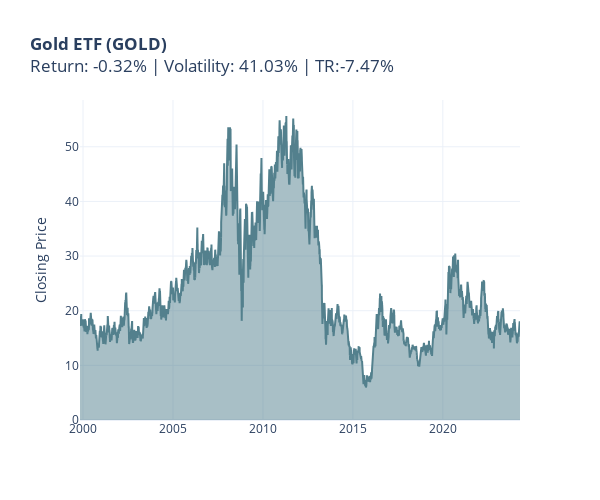
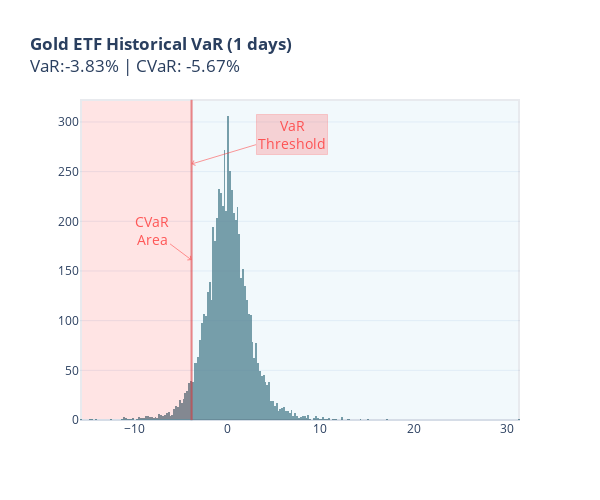

Notebook source saved alongside these figures, in order:
### Code cell
g = Security(
    name ='Gold ETF',
    identifier ='GOLD',
    key = KEY,
    conf_level = CONF_LEVEL, 
    time_horizen = TIME_HORIZEN
)

# get historical data
g.get_historical_price_data()

# # calc Value-at-Risk
# g.calc_HistVaR()
# g.calc_HistCVaR()

# # plots
print(g)
g.plot_prices()
g.plot_histograms()

### Figure 1 — Plotly figure (JSON) as saved in the notebook; plotly's stock layout.template omitted (floating-point values rounded to 4 significant figures; data arrays with more than 128 entries replaced by an {"elided": "..."} marker saying what was removed)
{"data": [{"fill": "tozeroy", "fillcolor": "rgba(83,128,141,0.5)", "hovertemplate": "Date:%{x} Closing Price:%{y:,.0f}", "line": {"color": "rgb(83,128,141)", "width": 2}, "type": "scatter", "x": {"elided": "6153 str values"}, "y": {"elided": "6153 float values"}}], "layout": {"height": 500, "title": {"text": "<b>Gold ETF (GOLD)</b><br>Return: -0.32% | Volatility: 41.03% | TR:-7.47%"}, "width": 600, "yaxis": {"title": {"text": "Closing Price"}}}}

### Figure 2 — Plotly figure (JSON) as saved in the notebook; plotly's stock layout.template omitted (floating-point values rounded to 4 significant figures; data arrays with more than 128 entries replaced by an {"elided": "..."} marker saying what was removed)
{"data": [{"marker": {"color": "rgba(83,128,141,0.8)"}, "type": "histogram", "x": {"elided": "6152 float values"}}], "layout": {"annotations": [{"arrowcolor": "rgba(255,51,51,.5)", "arrowhead": 4, "ax": 100, "bgcolor": "rgba(255,51,51,.2)", "bordercolor": "rgba(255,51,51,.2)", "font": {"color": "rgba(255,51,51,0.8)", "size": 14}, "showarrow": true, "text": "VaR<br>Threshold", "x": -3.834, "xref": "x", "y": 0.8, "yref": "paper"}, {"arrowcolor": "rgba(255,51,51,.5)", "arrowhead": 4, "ax": -40, "font": {"color": "rgba(255,51,51,0.8)", "size": 14}, "showarrow": true, "text": "CVaR<br>Area", "x": -3.834, "xref": "x", "y": 0.5, "yref": "paper"}], "height": 500, "shapes": [{"fillcolor": "red", "opacity": 0.1, "type": "rect", "x0": -15.7, "x1": -3.834, "xref": "x", "y0": 0, "y1": 1, "yref": "paper"}, {"fillcolor": "skyblue", "opacity": 0.1, "type": "rect", "x0": -3.834, "x1": 31.31, "xref": "x", "y0": 0, "y1": 1, "yref": "paper"}, {"line": {"color": "rgba(255,51,51,.5)"}, "type": "line", "x0": -3.834, "x1": -3.834, "xref": "x", "y0": 0, "y1": 1, "yref": "paper"}], "title": {"text": "<b>Gold ETF Historical VaR (1 days) </b><br>VaR:-3.83% | CVaR: -5.67%"}, "width": 600}}
